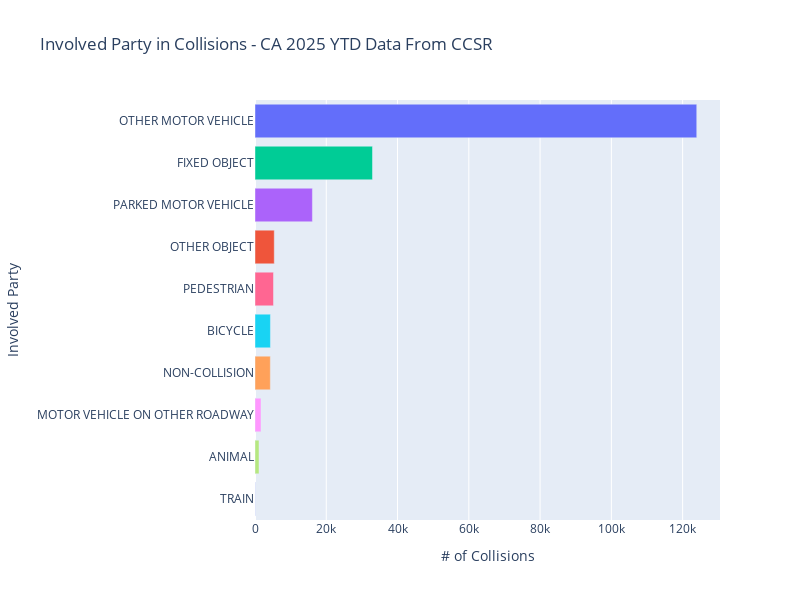

Write notebook code for a chart like this one.
### Code cell
# Bar chart: Frequency of involved party types in collisions

# Define color order to ensure consistent colors across plots
color_order = crashes_bx['Motorvehicleinvolvedwithdesc'].unique().tolist()

# Count involved party types
involved_type_counts = (
    crashes_bx['Motorvehicleinvolvedwithdesc']
    .value_counts(ascending=True)
    .reset_index()
)

involved_type_counts.columns = ['Involved Party', '# of Collisions']

# Create horizontal bar chart with Plotly
fig = px.bar(
    involved_type_counts,
    x='# of Collisions',
    y='Involved Party',
    orientation='h',
    title="Involved Party in Collisions - CA 2025 YTD Data From CCSR",
    labels={'# of Collisions': '# of Collisions', 'Involved Party': 'Involved Party'},
    color='Involved Party',
    category_orders={'Involved Party': color_order},
    width=800,
    height=600
)

fig.update_layout(yaxis={'categoryorder': 'array', 'categoryarray': involved_type_counts['Involved Party']}, showlegend=False)

fig.show()

### Figure 1 — Plotly figure (JSON) as saved in the notebook; plotly's stock layout.template omitted (floating-point values rounded to 4 significant figures)
{"data": [{"alignmentgroup": "True", "hovertemplate": "Involved Party=%{y}<br># of Collisions=%{x}<extra></extra>", "legendgroup": "OTHER MOTOR VEHICLE", "marker": {"color": "#636efa", "pattern": {"shape": ""}}, "name": "OTHER MOTOR VEHICLE", "offsetgroup": "OTHER MOTOR VEHICLE", "orientation": "h", "showlegend": true, "textposition": "auto", "type": "bar", "x": [123962], "xaxis": "x", "y": ["OTHER MOTOR VEHICLE"], "yaxis": "y"}, {"alignmentgroup": "True", "hovertemplate": "Involved Party=%{y}<br># of Collisions=%{x}<extra></extra>", "legendgroup": "OTHER OBJECT", "marker": {"color": "#EF553B", "pattern": {"shape": ""}}, "name": "OTHER OBJECT", "offsetgroup": "OTHER OBJECT", "orientation": "h", "showlegend": true, "textposition": "auto", "type": "bar", "x": [5404], "xaxis": "x", "y": ["OTHER OBJECT"], "yaxis": "y"}, {"alignmentgroup": "True", "hovertemplate": "Involved Party=%{y}<br># of Collisions=%{x}<extra></extra>", "legendgroup": "FIXED OBJECT", "marker": {"color": "#00cc96", "pattern": {"shape": ""}}, "name": "FIXED OBJECT", "offsetgroup": "FIXED OBJECT", "orientation": "h", "showlegend": true, "textposition": "auto", "type": "bar", "x": [32969], "xaxis": "x", "y": ["FIXED OBJECT"], "yaxis": "y"}, {"alignmentgroup": "True", "hovertemplate": "Involved Party=%{y}<br># of Collisions=%{x}<extra></extra>", "legendgroup": "PARKED MOTOR VEHICLE", "marker": {"color": "#ab63fa", "pattern": {"shape": ""}}, "name": "PARKED MOTOR VEHICLE", "offsetgroup": "PARKED MOTOR VEHICLE", "orientation": "h", "showlegend": true, "textposition": "auto", "type": "bar", "x": [16106], "xaxis": "x", "y": ["PARKED MOTOR VEHICLE"], "yaxis": "y"}, {"alignmentgroup": "True", "hovertemplate": "Involved Party=%{y}<br># of Collisions=%{x}<extra></extra>", "legendgroup": "NON-COLLISION", "marker": {"color": "#FFA15A", "pattern": {"shape": ""}}, "name": "NON-COLLISION", "offsetgroup": "NON-COLLISION", "orientation": "h", "showlegend": true, "textposition": "auto", "type": "bar", "x": [4305], "xaxis": "x", "y": ["NON-COLLISION"], "yaxis": "y"}, {"alignmentgroup": "True", "hovertemplate": "Involved Party=%{y}<br># of Collisions=%{x}<extra></extra>", "legendgroup": "BICYCLE", "marker": {"color": "#19d3f3", "pattern": {"shape": ""}}, "name": "BICYCLE", "offsetgroup": "BICYCLE", "orientation": "h", "showlegend": true, "textposition": "auto", "type": "bar", "x": [4335], "xaxis": "x", "y": ["BICYCLE"], "yaxis": "y"}, {"alignmentgroup": "True", "hovertemplate": "Involved Party=%{y}<br># of Collisions=%{x}<extra></extra>", "legendgroup": "PEDESTRIAN", "marker": {"color": "#FF6692", "pattern": {"shape": ""}}, "name": "PEDESTRIAN", "offsetgroup": "PEDESTRIAN", "orientation": "h", "showlegend": true, "textposition": "auto", "type": "bar", "x": [5191], "xaxis": "x", "y": ["PEDESTRIAN"], "yaxis": "y"}, {"alignmentgroup": "True", "hovertemplate": "Involved Party=%{y}<br># of Collisions=%{x}<extra></extra>", "legendgroup": "ANIMAL", "marker": {"color": "#B6E880", "pattern": {"shape": ""}}, "name": "ANIMAL", "offsetgroup": "ANIMAL", "orientation": "h", "showlegend": true, "textposition": "auto", "type": "bar", "x": [1128], "xaxis": "x", "y": ["ANIMAL"], "yaxis": "y"}, {"alignmentgroup": "True", "hovertemplate": "Involved Party=%{y}<br># of Collisions=%{x}<extra></extra>", "legendgroup": "MOTOR VEHICLE ON OTHER ROADWAY", "marker": {"color": "#FF97FF", "pattern": {"shape": ""}}, "name": "MOTOR VEHICLE ON OTHER ROADWAY", "offsetgroup": "MOTOR VEHICLE ON OTHER ROADWAY", "orientation": "h", "showlegend": true, "textposition": "auto", "type": "bar", "x": [1688], "xaxis": "x", "y": ["MOTOR VEHICLE ON OTHER ROADWAY"], "yaxis": "y"}, {"alignmentgroup": "True", "hovertemplate": "Involved Party=%{y}<br># of Collisions=%{x}<extra></extra>", "legendgroup": "TRAIN", "marker": {"color": "#636efa", "pattern": {"shape": ""}}, "name": "TRAIN", "offsetgroup": "TRAIN", "orientation": "h", "showlegend": true, "textposition": "auto", "type": "bar", "x": [63], "xaxis": "x", "y": ["TRAIN"], "yaxis": "y"}], "layout": {"barmode": "relative", "height": 600, "legend": {"title": {"text": "Involved Party"}, "tracegroupgap": 0}, "showlegend": false, "title": {"text": "Involved Party in Collisions - CA 2025 YTD Data From CCSR"}, "width": 800, "xaxis": {"anchor": "y", "domain": [0, 1], "title": {"text": "# of Collisions"}}, "yaxis": {"anchor": "x", "categoryarray": ["TRAIN", "ANIMAL", "MOTOR VEHICLE ON OTHER ROADWAY", "NON-COLLISION", "BICYCLE", "PEDESTRIAN", "OTHER OBJECT", "PARKED MOTOR VEHICLE", "FIXED OBJECT", "OTHER MOTOR VEHICLE"], "categoryorder": "array", "domain": [0, 1], "title": {"text": "Involved Party"}}}}
